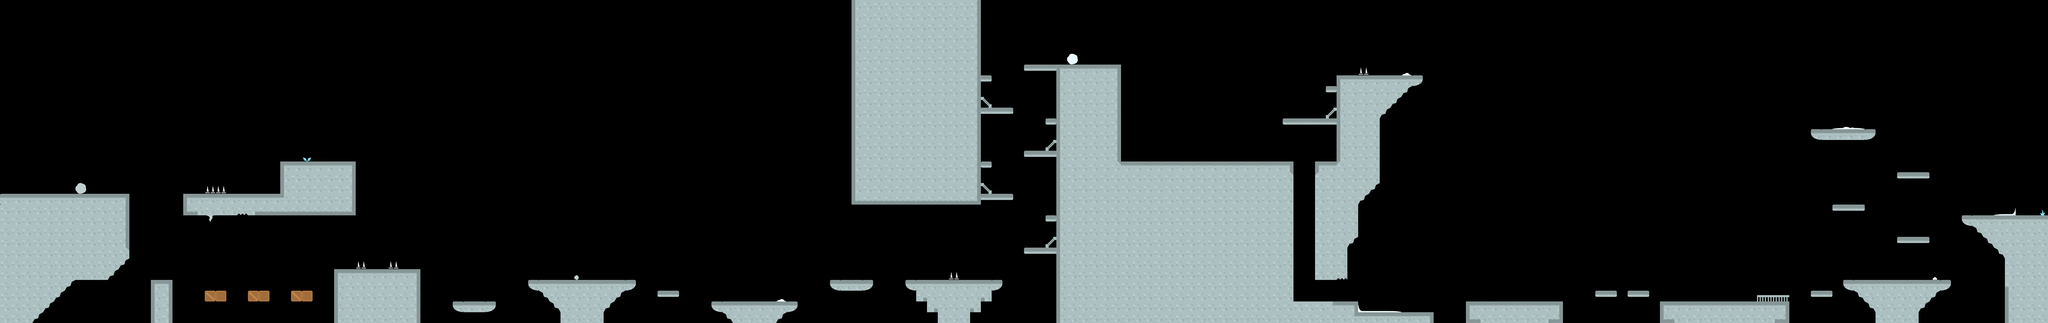

A 2D game scene composited from a Tiled map and its tileset images. What follows is a short description and the map's XML, with each tile layer's data collapsed to a summary:
An orthogonal 190x30 tile map with 64x64 px tiles, 3 tile layers (tileLayer, hazardLayer, elementsLayer), 3 tilesets and 80 objects (50x coin, 6x walker, 6x destroy, 4x staticshooter, 3x doublewalkershooter, ...).

<map version="1.0" orientation="orthogonal" renderorder="right-down" width="190" height="30" tilewidth="64" tileheight="64" nextobjectid="160">
    <tileset firstgid="1" name="world4" tilewidth="64" tileheight="64" spacing="16" margin="8" tilecount="34" columns="34">
        <image source="world4.png" width="2720" height="80" />
    </tileset>
    <tileset firstgid="35" name="hazard" tilewidth="64" tileheight="64" spacing="16" margin="8" tilecount="9" columns="9">
        <image source="hazard.png" width="720" height="80" />
    </tileset>
    <tileset firstgid="44" name="elements2" tilewidth="64" tileheight="64" spacing="16" margin="8" tilecount="38" columns="38">
        <image source="elements2.png" width="3040" height="80" />
    </tileset>
    <layer name="tileLayer" width="190" height="30">
        <data>[5700 cells, 1187 non-empty, 27 distinct tile ids]</data>
    </layer>
    <objectgroup name="gameObjects">
        <object id="1" name="player" x="128" y="1024" width="64" height="128" />
        <object id="54" name="exit" x="11968" y="1088" width="128" height="192" />
        <object id="55" name="coin" x="2176" y="1152" width="64" height="64" />
        <object id="56" name="coin" x="2176" y="1280" width="64" height="64" />
        <object id="57" name="coin" x="2816" y="1664" width="64" height="64" />
        <object id="58" name="coin" x="2752" y="1664" width="64" height="64" />
        <object id="70" name="coin" x="5824" y="512" width="64" height="64" />
        <object id="71" name="coin" x="5952" y="512" width="64" height="64" />
        <object id="72" name="coin" x="6080" y="768" width="64" height="64" />
        <object id="73" name="coin" x="6656" y="832" width="64" height="64" />
        <object id="74" name="coin" x="6784" y="832" width="64" height="64" />
        <object id="75" name="coin" x="6912" y="832" width="64" height="64" />
        <object id="76" name="coin" x="7040" y="832" width="64" height="64" />
        <object id="77" name="coin" x="7168" y="832" width="64" height="64" />
        <object id="78" name="coin" x="7296" y="832" width="64" height="64" />
        <object id="79" name="coin" x="7424" y="832" width="64" height="64" />
        <object id="80" name="coin" x="7552" y="832" width="64" height="64" />
        <object id="81" name="coin" x="7680" y="832" width="64" height="64" />
        <object id="82" name="coin" x="7808" y="832" width="64" height="64" />
        <object id="84" name="coin" x="7680" y="1600" width="64" height="64" />
        <object id="85" name="coin" x="7744" y="1664" width="64" height="64" />
        <object id="86" name="coin" x="7680" y="1728" width="64" height="64" />
        <object id="87" name="coin" x="7808" y="1728" width="64" height="64" />
        <object id="88" name="coin" x="7872" y="1664" width="64" height="64" />
        <object id="89" name="coin" x="7936" y="1728" width="64" height="64" />
        <object id="90" name="coin" x="8000" y="1664" width="64" height="64" />
        <object id="91" name="coin" x="8064" y="1728" width="64" height="64" />
        <object id="92" name="coin" x="8128" y="1792" width="64" height="64" />
        <object id="95" name="coin" x="11008" y="640" width="64" height="64" />
        <object id="96" name="coin" x="10880" y="640" width="64" height="64" />
        <object id="97" name="coin" x="10752" y="640" width="64" height="64" />
        <object id="98" name="coin" x="11328" y="896" width="64" height="64" />
        <object id="99" name="coin" x="1344" y="1536" width="64" height="64" />
        <object id="100" name="coin" x="1600" y="1536" width="64" height="64" />
        <object id="101" name="coin" x="4352" y="1600" width="64" height="64" />
        <object id="102" name="coin" x="4544" y="1600" width="64" height="64" />
        <object id="103" name="walker" x="4416" y="1664" width="64" height="128" />
        <object id="105" name="doublewalkershooter" x="1920" y="832" width="64" height="128" />
        <object id="108" name="doublewalkershooter" x="10368" y="1664" width="64" height="128" />
        <object id="109" name="doublewalker" x="11264" y="1536" width="64" height="128" />
        <object id="110" name="flyer" x="1792" y="1600" width="64" height="128" />
        <object id="111" name="drunkflyer" x="5888" y="832" width="64" height="128" />
        <object id="112" name="doublewalker" x="10944" y="640" width="64" height="128" />
        <object id="113" name="flyer" x="12096" y="1024" width="64" height="128" />
        <object id="115" name="staticshooter2" x="1536" y="1024" width="64" height="128" />
        <object id="116" name="staticshooter" x="3648" y="1536" width="64" height="128" />
        <object id="118" name="doublewalker" x="3520" y="1536" width="64" height="128" />
        <object id="120" name="staticshooter" x="5504" y="1536" width="64" height="128" />
        <object id="122" name="staticshooter" x="6528" y="256" width="64" height="128" />
        <object id="123" name="staticshooter" x="11776" y="1152" width="64" height="128" />
        <object id="124" name="walker" x="11008" y="1536" width="64" height="128" />
        <object id="125" name="walker" x="9024" y="1664" width="64" height="128" />
        <object id="129" name="walker" x="8192" y="320" width="64" height="128" />
        <object id="130" name="doublewalkershooter" x="6976" y="832" width="64" height="128" />
        <object id="131" name="walker" x="6144" y="256" width="64" height="128" />
        <object id="141" name="helmetgreen" x="1472" y="1536" width="64" height="64" />
        <object id="142" name="coin" x="6208" y="768" width="64" height="64" />
        <object id="143" name="coin" x="5952" y="1024" width="64" height="64" />
        <object id="144" name="coin" x="5824" y="1024" width="64" height="64" />
        <object id="145" name="coin" x="8960" y="1216" width="64" height="64" />
        <object id="146" name="coin" x="8960" y="1088" width="64" height="64" />
        <object id="147" name="coin" x="8960" y="960" width="64" height="64" />
        <object id="148" name="coin" x="8960" y="832" width="64" height="64" />
        <object id="149" name="coin" x="8832" y="640" width="64" height="64" />
        <object id="150" name="coin" x="8704" y="512" width="64" height="64" />
        <object id="151" name="coin" x="8576" y="448" width="64" height="64" />
        <object id="152" name="coin" x="10944" y="1088" width="64" height="64" />
        <object id="153" name="walker" x="2240" y="1472" width="64" height="128" />
        <object id="154" name="attacker" x="7488" y="832" width="64" height="128" />
        <object id="155" name="coin" x="1216" y="1536" width="64" height="64" />
        <object id="156" name="coin" x="1728" y="1536" width="64" height="64" />
        <object id="157" name="coin" x="2176" y="1024" width="64" height="64" />
        <object id="158" name="coin" x="8128" y="1664" width="64" height="64" />
        <object id="159" name="coin" x="8192" y="1728" width="64" height="64" />
    </objectgroup>
    <objectgroup name="interactionObjects">
        <object id="132" name="destroy" x="1216" y="1728" width="64" height="64" />
        <object id="133" name="destroy" x="1472" y="1728" width="64" height="64" />
        <object id="134" name="destroy" x="1728" y="1728" width="64" height="64" />
        <object id="138" name="destroy" x="1280" y="1728" width="64" height="64" />
        <object id="139" name="destroy" x="1536" y="1728" width="64" height="64" />
        <object id="140" name="destroy" x="1792" y="1728" width="64" height="64" />
    </objectgroup>
    <layer name="hazardLayer" width="190" height="30">
        <data>[5700 cells, 6 non-empty, 1 distinct tile ids]</data>
    </layer>
    <layer name="elementsLayer" width="190" height="30">
        <data>[5700 cells, 26 non-empty, 17 distinct tile ids]</data>
    </layer>
</map>
